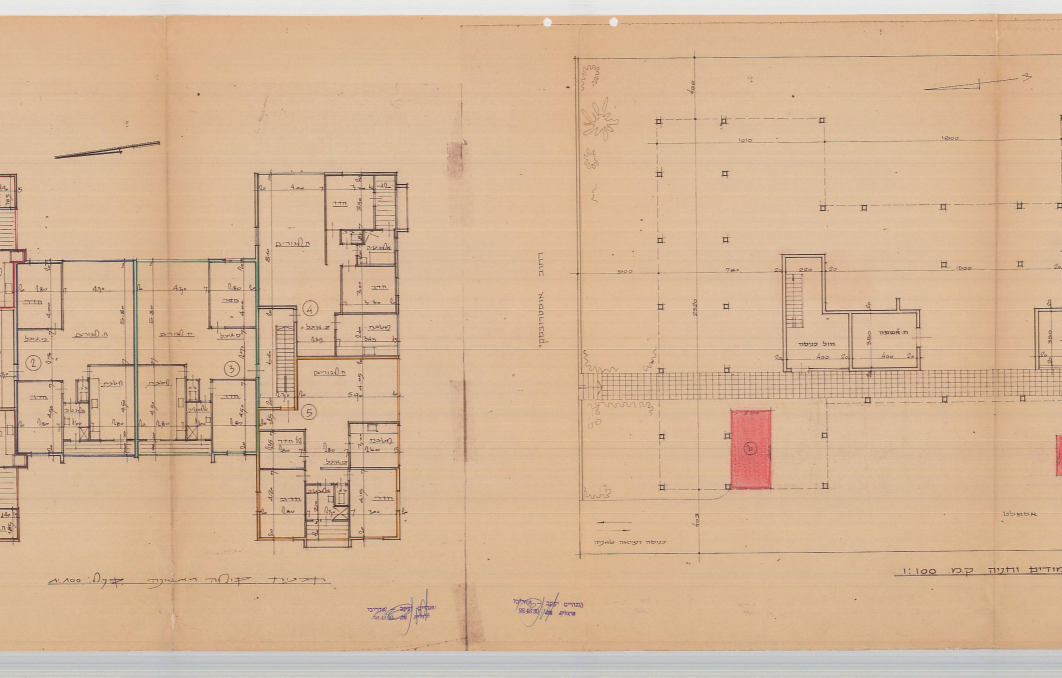
#> input picture p1_left.jpg, 5309 x 3388 px, given in place of p1_left.png, which was not available (shown at 1/5 size)
$ python crop_c83.py
#> lines starting #> are read from the running program, lines starting #| are printed output that depends on the picture; after the words box and inside, x2 and y2 are one past the last pixel; in counts of white or black regions, pixels touching at a corner belong together; pictures that were not available may be replaced by others from this repository, and a replacement may not be noted
import cv2

def main():
    img = cv2.imread("p1_left.png")
#> img is the input picture: shape (3388, 5309, 3); mean B, G, R 150.9, 182, 214
    # Crop around C83 (152, 1675) with 200px padding
    x, y = 152, 1675
    crop = img[y-200:y+200, x-150:x+250]
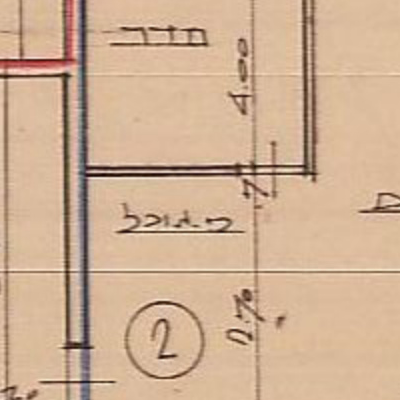
#> crop: shape (400, 400, 3); mean B, G, R 148.7, 176.4, 207.2
    cv2.circle(crop, (150, 200), 40, (0, 0, 255), 3)
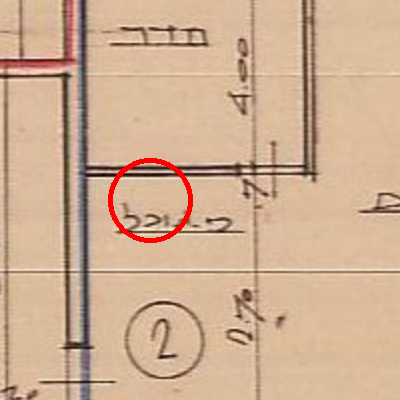
#> crop: shape (400, 400, 3); 0.79% of pixels changed, all inside (x1, y1, x2, y2) = (108, 158, 193, 243)
    cv2.imwrite("crop_c83.jpg", crop)
    print("Saved crop_c83.jpg")

if __name__ == "__main__":
    main()

$ run again, with p1_full.jpg copied over p1_left.jpg
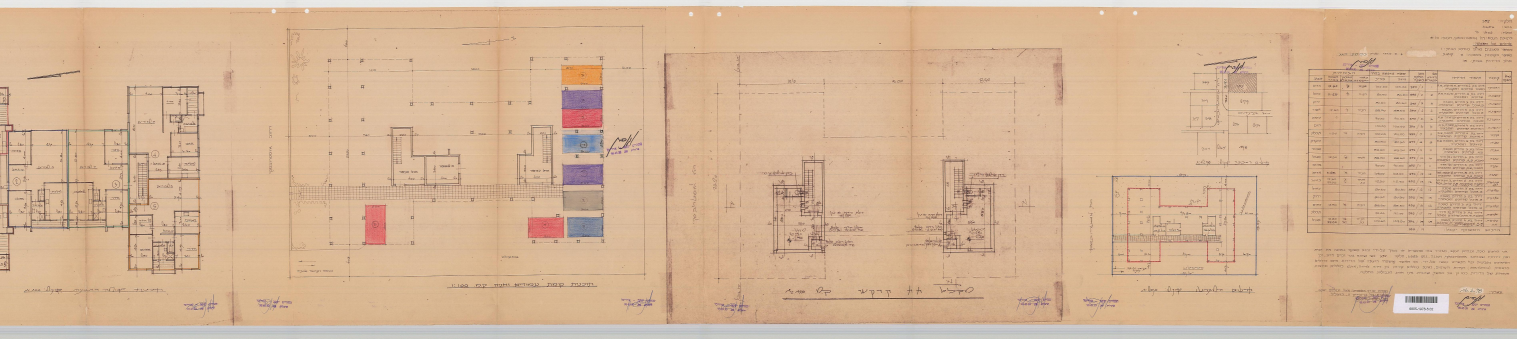
#> input picture p1_full.jpg, 7584 x 1694 px, given in place of p1_left.png, which was not available (shown at 1/5 size)
#> in main, img is the input picture: shape (1694, 7584, 3); mean B, G, R 150, 180.2, 212.7
#> in main, `crop = img[y-200:y+200, x-150:x+250]`:
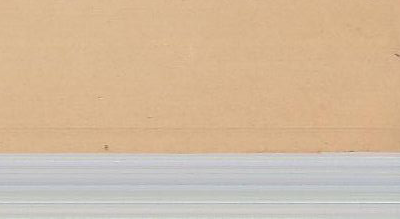
#> crop: shape (219, 400, 3); mean B, G, R 159.9, 186.6, 210.3
#> in main, `cv2.circle(crop, (150, 200), 40, (0, 0, 255), 3)`:
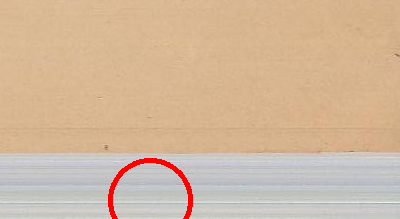
#> crop: shape (219, 400, 3); 0.94% of pixels changed, all inside (x1, y1, x2, y2) = (108, 158, 193, 219)

$ run again, with p2_full.jpg copied over p1_left.jpg
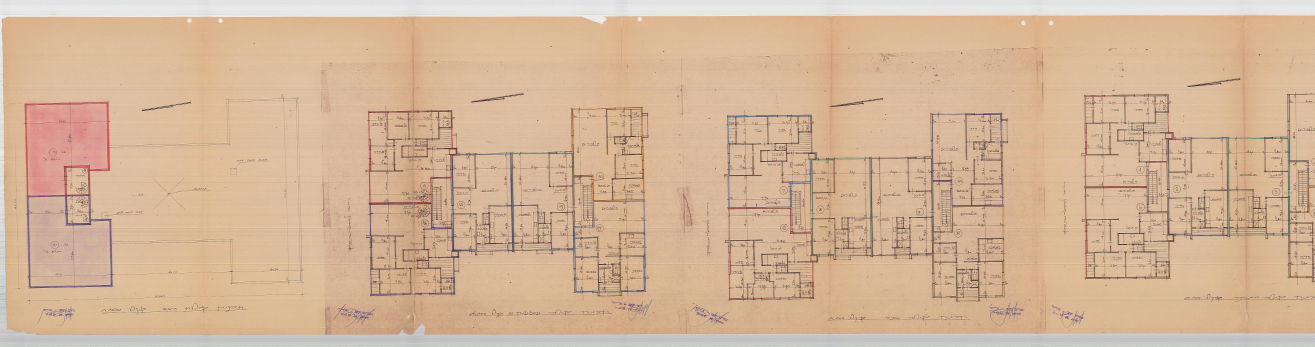
#> input picture p2_full.jpg, 6572 x 1732 px, given in place of p1_left.png, which was not available (shown at 1/5 size)
#> in main, img is the input picture: shape (1732, 6572, 3); mean B, G, R 153.1, 181.7, 213.2
#> in main, `crop = img[y-200:y+200, x-150:x+250]`:
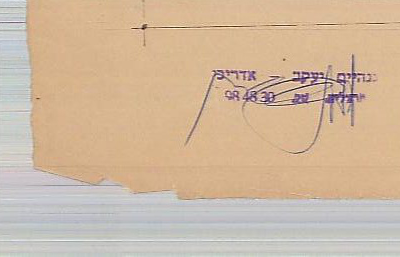
#> crop: shape (257, 400, 3); mean B, G, R 160.9, 185.2, 207.9
#> in main, `cv2.circle(crop, (150, 200), 40, (0, 0, 255), 3)`:
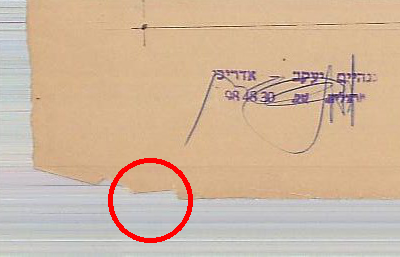
#> crop: shape (257, 400, 3); 1.23% of pixels changed, all inside (x1, y1, x2, y2) = (108, 158, 193, 243)
